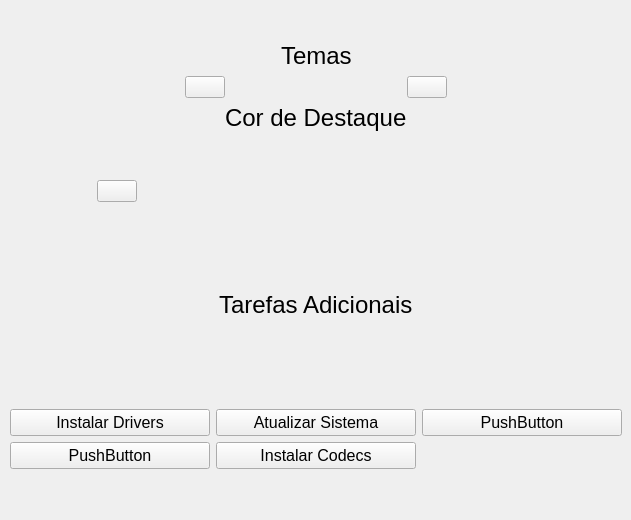
    <widget class="QWidget" name="page">
     <widget class="QWidget" name="verticalLayoutWidget">
      <property name="geometry">
       <rect>
        <x>10</x>
        <y>0</y>
        <width>612</width>
        <height>511</height>
       </rect>
      </property>
      <layout class="QVBoxLayout" name="verticalLayout">
       <item>
        <spacer name="verticalSpacer_12">
         <property name="orientation">
          <enum>Qt::Vertical</enum>
         </property>
         <property name="sizeHint" stdset="0">
          <size>
           <width>20</width>
           <height>40</height>
          </size>
         </property>
        </spacer>
       </item>
       <item>
        <layout class="QHBoxLayout" name="horizontalLayout">
         <item>
          <spacer name="horizontalSpacer">
           <property name="orientation">
            <enum>Qt::Horizontal</enum>
           </property>
           <property name="sizeHint" stdset="0">
            <size>
             <width>40</width>
             <height>20</height>
            </size>
           </property>
          </spacer>
         </item>
         <item>
          <widget class="QLabel" name="label_3">
           <property name="font">
            <font>
             <family>Ubuntu</family>
             <pointsize>18</pointsize>
            </font>
           </property>
           <property name="text">
            <string>Temas</string>
           </property>
          </widget>
         </item>
         <item>
          <spacer name="horizontalSpacer_2">
           <property name="orientation">
            <enum>Qt::Horizontal</enum>
           </property>
           <property name="sizeHint" stdset="0">
            <size>
             <width>40</width>
             <height>20</height>
            </size>
           </property>
          </spacer>
         </item>
        </layout>
       </item>
       <item>
        <layout class="QHBoxLayout" name="horizontalLayout_2">
         <item>
          <spacer name="horizontalSpacer_3">
           <property name="orientation">
            <enum>Qt::Horizontal</enum>
           </property>
           <property name="sizeHint" stdset="0">
            <size>
             <width>40</width>
             <height>20</height>
            </size>
           </property>
          </spacer>
         </item>
         <item>
          <widget class="QPushButton" name="pushButton_ModeLight">
           <property name="icon">
            <iconset resource="ImgsResources.qrc">
             <normaloff>:/Imgs/DesktopThemesColors/Imgs/DesktopThemesColors/DesktopLight-1.png</normaloff>:/Imgs/DesktopThemesColors/Imgs/DesktopThemesColors/DesktopLight-1.png</iconset>
           </property>
           <property name="iconSize">
            <size>
             <width>280</width>
             <height>150</height>
            </size>
           </property>
           <property name="flat">
            <bool>false</bool>
           </property>
          </widget>
         </item>
         <item>
          <spacer name="horizontalSpacer_5">
           <property name="orientation">
            <enum>Qt::Horizontal</enum>
           </property>
           <property name="sizeHint" stdset="0">
            <size>
             <width>40</width>
             <height>20</height>
            </size>
           </property>
          </spacer>
         </item>
         <item>
          <widget class="QPushButton" name="pushButton_ModeDark">
           <property name="icon">
            <iconset resource="ImgsResources.qrc">
             <normaloff>:/Imgs/DesktopThemesColors/Imgs/DesktopThemesColors/DesktopDark-1.png</normaloff>:/Imgs/DesktopThemesColors/Imgs/DesktopThemesColors/DesktopDark-1.png</iconset>
           </property>
           <property name="iconSize">
            <size>
             <width>280</width>
             <height>150</height>
            </size>
           </property>
           <property name="flat">
            <bool>false</bool>
           </property>
          </widget>
         </item>
         <item>
          <spacer name="horizontalSpacer_4">
           <property name="orientation">
            <enum>Qt::Horizontal</enum>
           </property>
           <property name="sizeHint" stdset="0">
            <size>
             <width>40</width>
             <height>20</height>
            </size>
           </property>
          </spacer>
         </item>
        </layout>
       </item>
       <item>
        <layout class="QHBoxLayout" name="horizontalLayout_3">
         <item>
          <spacer name="horizontalSpacer_6">
           <property name="orientation">
            <enum>Qt::Horizontal</enum>
           </property>
           <property name="sizeHint" stdset="0">
            <size>
             <width>40</width>
             <height>20</height>
            </size>
           </property>
          </spacer>
         </item>
         <item>
          <widget class="QLabel" name="label_2">
           <property name="font">
            <font>
             <family>Ubuntu</family>
             <pointsize>18</pointsize>
            </font>
           </property>
           <property name="text">
            <string>Cor de Destaque</string>
           </property>
          </widget>
         </item>
         <item>
          <spacer name="horizontalSpacer_7">
           <property name="orientation">
            <enum>Qt::Horizontal</enum>
           </property>
           <property name="sizeHint" stdset="0">
            <size>
             <width>40</width>
             <height>20</height>
            </size>
           </property>
          </spacer>
         </item>
        </layout>
       </item>
       <item>
        <spacer name="verticalSpacer_13">
         <property name="orientation">
          <enum>Qt::Vertical</enum>
         </property>
         <property name="sizeHint" stdset="0">
          <size>
           <width>20</width>
           <height>40</height>
          </size>
         </property>
        </spacer>
       </item>
       <item>
        <layout class="QHBoxLayout" name="horizontalLayout_4">
         <item>
          <spacer name="horizontalSpacer_45">
           <property name="orientation">
            <enum>Qt::Horizontal</enum>
           </property>
           <property name="sizeHint" stdset="0">
            <size>
             <width>40</width>
             <height>20</height>
            </size>
           </property>
          </spacer>
         </item>
         <item>
          <widget class="QPushButton" name="pushButton_Orange">
           <property name="icon">
            <iconset resource="ImgsResources.qrc">
             <normaloff>:/Imgs/IconesThemeColors/Imgs/IconsThemeColors/folder.png</normaloff>:/Imgs/IconesThemeColors/Imgs/IconsThemeColors/folder.png</iconset>
           </property>
           <property name="iconSize">
            <size>
             <width>50</width>
             <height>50</height>
            </size>
           </property>
           <property name="flat">
            <bool>false</bool>
           </property>
          </widget>
         </item>
         <item>
          <spacer name="horizontalSpacer_47">
           <property name="orientation">
            <enum>Qt::Horizontal</enum>
           </property>
           <property name="sizeHint" stdset="0">
            <size>
             <width>40</width>
             <height>20</height>
            </size>
           </property>
          </spacer>
         </item>
         <item>
          <widget class="QPushButton" name="pushButton_Brown">
           <property name="text">
            <string/>
           </property>
           <property name="icon">
            <iconset resource="ImgsResources.qrc">
             <normaloff>:/Imgs/IconesThemeColors/Imgs/IconsThemeColors/folder-documents.png</normaloff>:/Imgs/IconesThemeColors/Imgs/IconsThemeColors/folder-documents.png</iconset>
           </property>
           <property name="iconSize">
            <size>
             <width>50</width>
             <height>50</height>
            </size>
           </property>
           <property name="flat">
            <bool>true</bool>
           </property>
          </widget>
         </item>
         <item>
          <spacer name="horizontalSpacer_48">
           <property name="orientation">
            <enum>Qt::Horizontal</enum>
           </property>
           <property name="sizeHint" stdset="0">
            <size>
             <width>40</width>
             <height>20</height>
            </size>
           </property>
          </spacer>
         </item>
         <item>
          <widget class="QPushButton" name="pushButton_Cyan">
           <property name="icon">
            <iconset resource="ImgsResources.qrc">
             <normaloff>:/Imgs/IconesThemeColors/Imgs/IconsThemeColors/folder-cyan.png</normaloff>:/Imgs/IconesThemeColors/Imgs/IconsThemeColors/folder-cyan.png</iconset>
           </property>
           <property name="iconSize">
            <size>
             <width>50</width>
             <height>50</height>
            </size>
           </property>
           <property name="flat">
            <bool>true</bool>
           </property>
          </widget>
         </item>
         <item>
          <spacer name="horizontalSpacer_50">
           <property name="orientation">
            <enum>Qt::Horizontal</enum>
           </property>
           <property name="sizeHint" stdset="0">
            <size>
             <width>40</width>
             <height>20</height>
            </size>
           </property>
          </spacer>
         </item>
         <item>
          <widget class="QPushButton" name="pushButton_Lavanda">
           <property name="icon">
            <iconset resource="ImgsResources.qrc">
             <normaloff>:/Imgs/IconesThemeColors/Imgs/IconsThemeColors/folder-bookmarks.png</normaloff>:/Imgs/IconesThemeColors/Imgs/IconsThemeColors/folder-bookmarks.png</iconset>
           </property>
           <property name="iconSize">
            <size>
             <width>50</width>
             <height>50</height>
            </size>
           </property>
           <property name="flat">
            <bool>true</bool>
           </property>
          </widget>
         </item>
         <item>
          <spacer name="horizontalSpacer_22">
           <property name="orientation">
            <enum>Qt::Horizontal</enum>
           </property>
           <property name="sizeHint" stdset="0">
            <size>
             <width>40</width>
             <height>20</height>
            </size>
           </property>
          </spacer>
         </item>
        </layout>
       </item>
       <item>
        <spacer name="verticalSpacer_15">
         <property name="orientation">
          <enum>Qt::Vertical</enum>
         </property>
         <property name="sizeHint" stdset="0">
          <size>
           <width>20</width>
           <height>40</height>
          </size>
         </property>
        </spacer>
       </item>
       <item>
        <spacer name="verticalSpacer_19">
         <property name="orientation">
          <enum>Qt::Vertical</enum>
         </property>
         <property name="sizeHint" stdset="0">
          <size>
           <width>20</width>
           <height>40</height>
          </size>
         </property>
        </spacer>
       </item>
       <item>
        <layout class="QHBoxLayout" name="horizontalLayout_5">
         <item>
          <spacer name="horizontalSpacer_8">
           <property name="orientation">
            <enum>Qt::Horizontal</enum>
           </property>
           <property name="sizeHint" stdset="0">
            <size>
             <width>40</width>
             <height>20</height>
            </size>
           </property>
          </spacer>
         </item>
         <item>
          <widget class="QLabel" name="label_4">
           <property name="font">
            <font>
             <family>Ubuntu</family>
             <pointsize>18</pointsize>
             <italic>false</italic>
            </font>
           </property>
           <property name="text">
            <string>Tarefas Adicionais</string>
           </property>
          </widget>
         </item>
         <item>
          <spacer name="horizontalSpacer_9">
           <property name="orientation">
            <enum>Qt::Horizontal</enum>
           </property>
           <property name="sizeHint" stdset="0">
            <size>
             <width>40</width>
             <height>20</height>
            </size>
           </property>
          </spacer>
         </item>
        </layout>
       </item>
       <item>
        <spacer name="verticalSpacer_11">
         <property name="orientation">
          <enum>Qt::Vertical</enum>
         </property>
         <property name="sizeHint" stdset="0">
          <size>
           <width>20</width>
           <height>40</height>
          </size>
         </property>
        </spacer>
       </item>
       <item>
        <spacer name="verticalSpacer_14">
         <property name="orientation">
          <enum>Qt::Vertical</enum>
         </property>
         <property name="sizeHint" stdset="0">
          <size>
           <width>20</width>
           <height>40</height>
          </size>
         </property>
        </spacer>
       </item>
       <item>
        <layout class="QGridLayout" name="gridLayout">
         <item row="1" column="1">
          <widget class="QPushButton" name="pushButton_Codecs">
           <property name="font">
            <font>
             <family>Ubuntu</family>
             <pointsize>12</pointsize>
            </font>
           </property>
           <property name="text">
            <string>Instalar Codecs</string>
           </property>
          </widget>
         </item>
         <item row="0" column="1">
          <widget class="QPushButton" name="pushButton_Update_System">
           <property name="font">
            <font>
             <family>Ubuntu</family>
             <pointsize>12</pointsize>
            </font>
           </property>
           <property name="text">
            <string>Atualizar Sistema</string>
           </property>
          </widget>
         </item>
         <item row="0" column="2">
          <widget class="QPushButton" name="pushButton_ClamTK">
           <property name="font">
            <font>
             <family>Ubuntu</family>
             <pointsize>12</pointsize>
            </font>
           </property>
           <property name="text">
            <string>PushButton</string>
           </property>
          </widget>
         </item>
         <item row="1" column="0">
          <widget class="QPushButton" name="pushButton_Remmina">
           <property name="font">
            <font>
             <family>Ubuntu</family>
             <pointsize>12</pointsize>
            </font>
           </property>
           <property name="text">
            <string>PushButton</string>
           </property>
          </widget>
         </item>
         <item row="0" column="0">
          <widget class="QPushButton" name="pushButton_Drivers">
           <property name="font">
            <font>
             <family>Ubuntu</family>
             <pointsize>12</pointsize>
            </font>
           </property>
           <property name="text">
            <string>Instalar Drivers</string>
           </property>
          </widget>
         </item>
        </layout>
       </item>
       <item>
        <spacer name="verticalSpacer_17">
         <property name="orientation">
          <enum>Qt::Vertical</enum>
         </property>
         <property name="sizeHint" stdset="0">
          <size>
           <width>20</width>
           <height>40</height>
          </size>
         </property>
        </spacer>
       </item>
      </layout>
     </widget>
    </widget>
